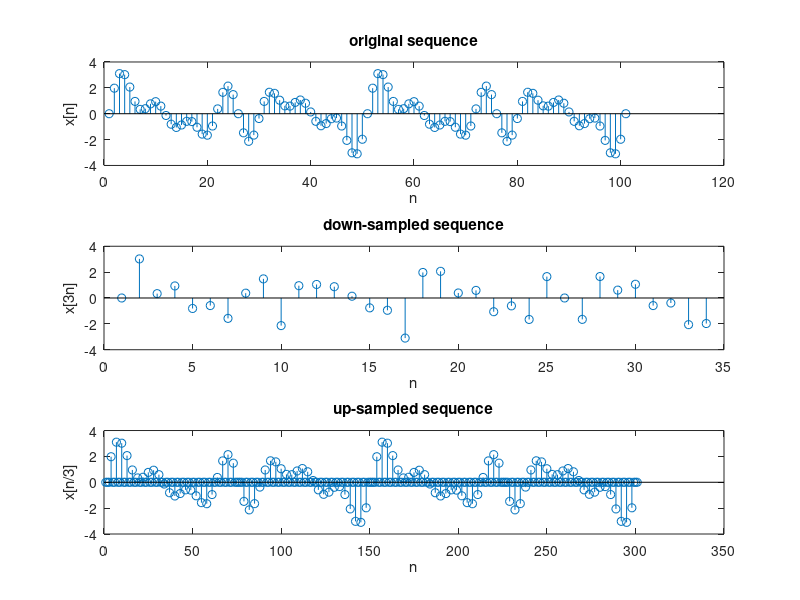
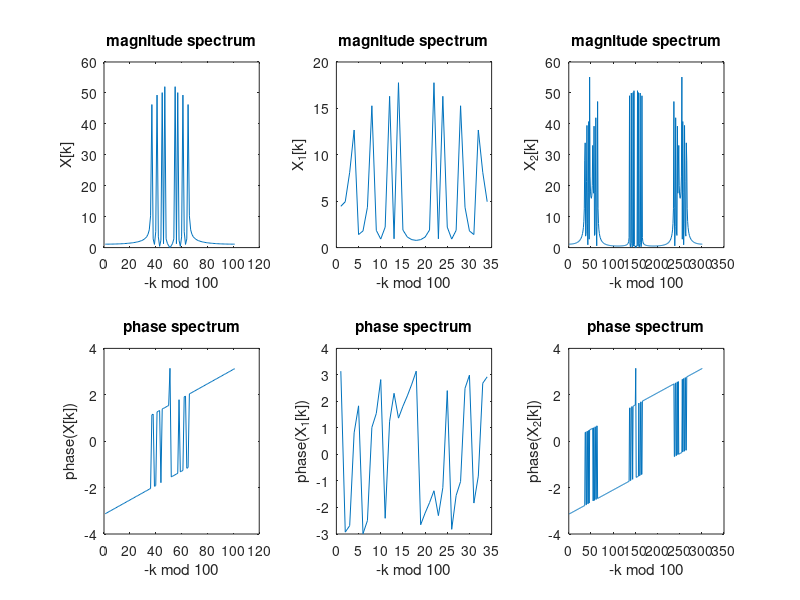

Recreate these plots in MATLAB, in order.
close all
clear all

f = [2;3;5;7];
x = sum(sin(2*pi.*f*[0:0.02:2]));
subplot(311),stem(x);
title('original sequence');
xlabel('n'),ylabel('x[n]');
x1 = x(1:3:length(x));
subplot(312),stem(x1);
title('down-sampled sequence');
xlabel('n'),ylabel('x[3n]');
x2 = x(1);
for i=2:length(x)
    x2 = [x2, 0 0 x(i)];
end
subplot(313),stem(x2);
title('up-sampled sequence');
xlabel('n'),ylabel('x[n/3]');

f = fftshift(fft(x));
f1 = fftshift(fft(x1));
f2 = fftshift(fft(x2));

figure
subplot(231),plot(abs(f));
title('magnitude spectrum');
xlabel('-k mod 100'),ylabel('X[k]');
subplot(234),plot(angle(f));
title('phase spectrum');
xlabel('-k mod 100'),ylabel('phase(X[k])');

subplot(232),plot(abs(f1));
title('magnitude spectrum');
xlabel('-k mod 100'),ylabel('X_{1}[k]');
subplot(235),plot(angle(f1));
title('phase spectrum');
xlabel('-k mod 100'),ylabel('phase(X_{1}[k])');

subplot(233),plot(abs(f2));
title('magnitude spectrum');
xlabel('-k mod 100'),ylabel('X_{2}[k]');
subplot(236),plot(angle(f2));
title('phase spectrum');
xlabel('-k mod 100'),ylabel('phase(X_{2}[k])');

